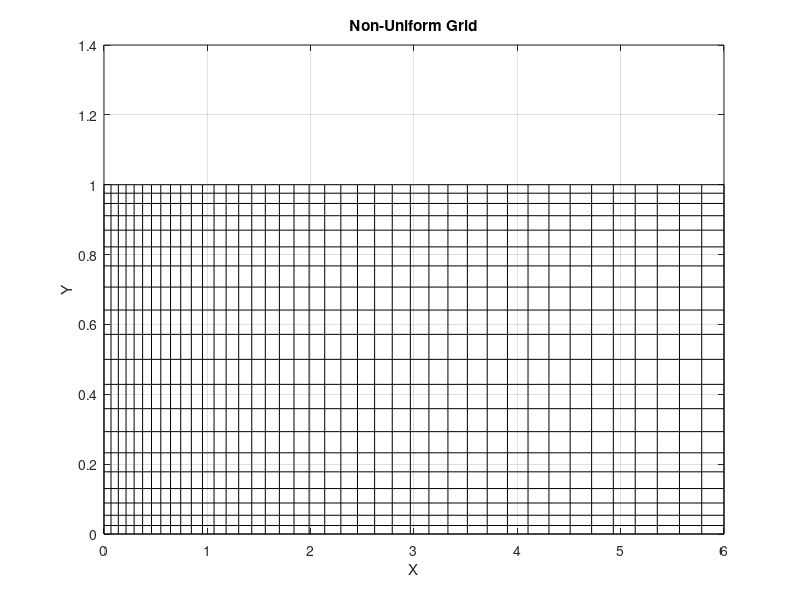

Reproduce this figure in MATLAB. (Note: this script raises an error after producing the figure.)
% Input parameters
rho = 1000; % in kg/m^3
cp = 4187;  % in J/kgK
k = 1.5;    % in W/m-K
L = 6;      % in m
H = 1;      % in m
u = 1;      % in m/s
v = 0;      % in m/s
alpha = 3.58e-7; % in m^2/s
imax = 42;
jmax = 22;
epsilon_st = 1e-4; % Convergence tolerance
beta = 1.2;
Re = 10;
Pr = 1;

% Non-uniform grid generation in X-direction
zi = linspace(0, 1, imax-1);
beta_1 = beta + 1;
beta_2 = beta - 1;

z = L * ((beta_1 - (beta_2 * ((beta_1 / beta_2) .^ (zi)))) ./ ...
        (1 + ((beta_1 / beta_2) .^ (zi))));  

% Corner points in X-direction
zc = zeros(1, imax);
zc(2:imax-1) = (z(2:imax-1) + z(1:imax-2)) / 2; 
zc(1) = 0;
zc(imax) = L;
Dz(2:imax -1) = z(2:imax-1) - z(1:imax-2);
Dz(1) =0;Dz(imax)=0; 
Dy=Dz;
Dz=Dz';

% Non-uniform grid generation in Y-direction
yi = linspace(0, 1, jmax-1);

y = H * ((beta_1 * ((beta_1 / beta_2) .^ (2 * yi - 1)) - beta_2) ./ ...
         (2 * (1 + ((beta_1 / beta_2) .^ (2 * yi - 1)))));

% Corner points in Y-direction
yc = zeros(1, jmax);
yc(2:jmax-1) = (y(2:jmax-1) + y(1:jmax-2)) / 2;
yc(1) = 0;
yc(jmax) = H;

% Meshgrid
[Zc, Yc] = meshgrid(zc, yc);
[Z, Y] = meshgrid(z, y);

% Plot the grid
figure;
plot(Z', Y', 'k'); 
hold on;
plot(Z, Y, 'k');
xlabel('X');
ylabel('Y');
title('Non-Uniform Grid');
grid on;

% Initializing scheme
disp("SELECT THE ADVECTION SCHEME (1/2)");
fprintf("1. FOU \n");
fprintf("2. QUICK \n");
scheme = input("ENTER THE ADVECTION SCHEME : ");

%Mass flux initiation
mz = rho * u;
my = rho * v;
mz_plus = max(mz,0);
mz_minus = min(mz,0);
my_plus = max(my,0);
my_minus = min(my,0);

%weights in non-uniform grid
w_ne_p = zeros(imax-1,3);
w_ne_m = zeros(imax-1,3);
w_nn_p = zeros(jmax-1,3);
w_nn_m = zeros(jmax-1,3);

for i = 2:imax-2
    w_ne = weights(scheme, Dz(i+1), Dz(i), Dz(i-1));
    w_ne_p(i,3) = w_ne';

    w_ne = weights(scheme, Dz(i), Dz(i+1), Dz(i+2));
    w_ne_m(i,3) = w_ne';
end
for j = 2:jmax-2
    w_nn = weights(scheme, Dy(j+1), Dy(j), Dy(j-1));
    w_nn_p(j,3) = w_nn';

    w_nn = weights(scheme, Dy(j), Dy(j+1), Dy(j+2));
    w_nn_m(j,3) = w_nn';
end

%Non-dimensionalizing temperature(IC and BCs)

theta = zeros(imax, jmax); %initial condition
theta(1, :) = 1; %left wall
theta(:, 1) = 0; %bottom wall
theta(1:imax, jmax) = 0; %top wall

% Convergence criteria
unsteadiness_nd = 1;
n = 0;
max_iter = 5000;

while unsteadiness_nd > epsilon_st && n < max_iter
    n = n + 1;
    theta_old = theta;
 end

% Plot results
figure;
contourf(Zc, Yc, theta', 20, 'LineColor', 'none');
colorbar;
xlabel('X'); ylabel('Y');
title('Steady-State Temperature Contour');

plot(z ,y ,'r-', 'LineWidth', 2);
hold on;
xlabel('T');
ylabel('y');
grid on;